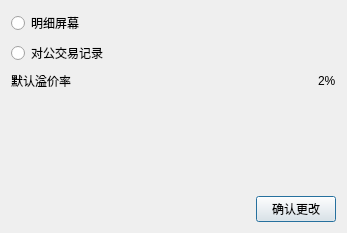
<?xml version="1.0" encoding="UTF-8"?>
<ui version="4.0">
 <class>Dialog</class>
 <widget class="QDialog" name="Dialog">
  <property name="geometry">
   <rect>
    <x>0</x>
    <y>0</y>
    <width>347</width>
    <height>233</height>
   </rect>
  </property>
  <property name="windowTitle">
   <string>显示选择</string>
  </property>
  <layout class="QVBoxLayout" name="verticalLayout">
   <item>
    <layout class="QVBoxLayout" name="verticalLayout_2">
     <item>
      <widget class="QRadioButton" name="radioButton">
       <property name="text">
        <string>明细屏幕</string>
       </property>
      </widget>
     </item>
     <item>
      <widget class="QRadioButton" name="radioButton_2">
       <property name="text">
        <string>对公交易记录</string>
       </property>
      </widget>
     </item>
     <item>
      <layout class="QHBoxLayout" name="horizontalLayout">
       <item>
        <widget class="QLabel" name="label_2">
         <property name="sizePolicy">
          <sizepolicy hsizetype="Preferred" vsizetype="Preferred">
           <horstretch>0</horstretch>
           <verstretch>0</verstretch>
          </sizepolicy>
         </property>
         <property name="text">
          <string>默认溢价率</string>
         </property>
        </widget>
       </item>
       <item>
        <spacer name="horizontalSpacer_2">
         <property name="orientation">
          <enum>Qt::Horizontal</enum>
         </property>
         <property name="sizeHint" stdset="0">
          <size>
           <width>40</width>
           <height>20</height>
          </size>
         </property>
        </spacer>
       </item>
       <item>
        <widget class="QLabel" name="label">
         <property name="sizePolicy">
          <sizepolicy hsizetype="Preferred" vsizetype="Preferred">
           <horstretch>0</horstretch>
           <verstretch>0</verstretch>
          </sizepolicy>
         </property>
         <property name="text">
          <string>2%</string>
         </property>
        </widget>
       </item>
      </layout>
     </item>
    </layout>
   </item>
   <item>
    <spacer name="verticalSpacer">
     <property name="orientation">
      <enum>Qt::Vertical</enum>
     </property>
     <property name="sizeHint" stdset="0">
      <size>
       <width>20</width>
       <height>40</height>
      </size>
     </property>
    </spacer>
   </item>
   <item>
    <layout class="QHBoxLayout" name="horizontalLayout_2">
     <item>
      <spacer name="horizontalSpacer">
       <property name="orientation">
        <enum>Qt::Horizontal</enum>
       </property>
       <property name="sizeHint" stdset="0">
        <size>
         <width>40</width>
         <height>20</height>
        </size>
       </property>
      </spacer>
     </item>
     <item>
      <widget class="QPushButton" name="pushButton">
       <property name="text">
        <string>确认更改</string>
       </property>
      </widget>
     </item>
    </layout>
   </item>
  </layout>
 </widget>
 <resources/>
 <connections/>
</ui>
